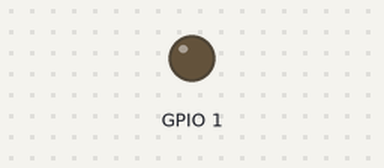
This sketch was run on a simulated ESP32. On the bench: output pins drawn as LEDs (lit = HIGH).

Above: at 0.1 s.
At 15.95 s:
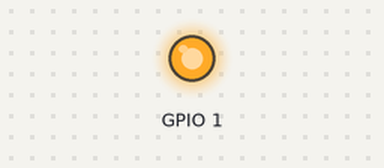
Timing chart, 0 to 17.5 s (numbered marks = the images above):
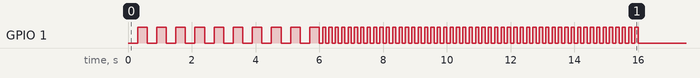

Measured:
- by itself, GPIO 1: goes 9 × (HIGH 0.30 s, LOW 0.30 s), HIGH 0.30 s, 50 × (LOW 0.10 s, HIGH 0.10 s), then LOW

The sketch:

kakServer.ino
```cpp
/*******************
 * KakServer
 *
 * En webserver för att hantera styrningen av
 * LEDar i pepparkaksbaket. Tanken är att servern
 * sitter i pepparkaksbygget och sedan styr de
 * olika
 *
 *******************/
#include <Ticker.h>

Ticker flipper;
const int NoOfLeds = 10;

typedef struct Colors {
  uint8 red;
  uint8 green;
  uint8 blue;
} Color;

Color leds[10];

int count = 0;

void flip()
{
  int state = digitalRead(1);  // get the current state of GPIO1 pin
  digitalWrite(1, !state);     // set pin to the opposite state

  ++count;
  // when the counter reaches a certain value, start blinking like crazy
  if (count == 20)
  {
    flipper.attach(0.1, flip);
  }
  // when the counter reaches yet another value, stop blinking
  else if (count == 120)
  {
    flipper.detach();
  }
}

void setup() {
  pinMode(1, OUTPUT);
  digitalWrite(1, LOW);

  // flip the pin every 0.3s
  flipper.attach(0.3, flip);
}

void loop() {
}
```
